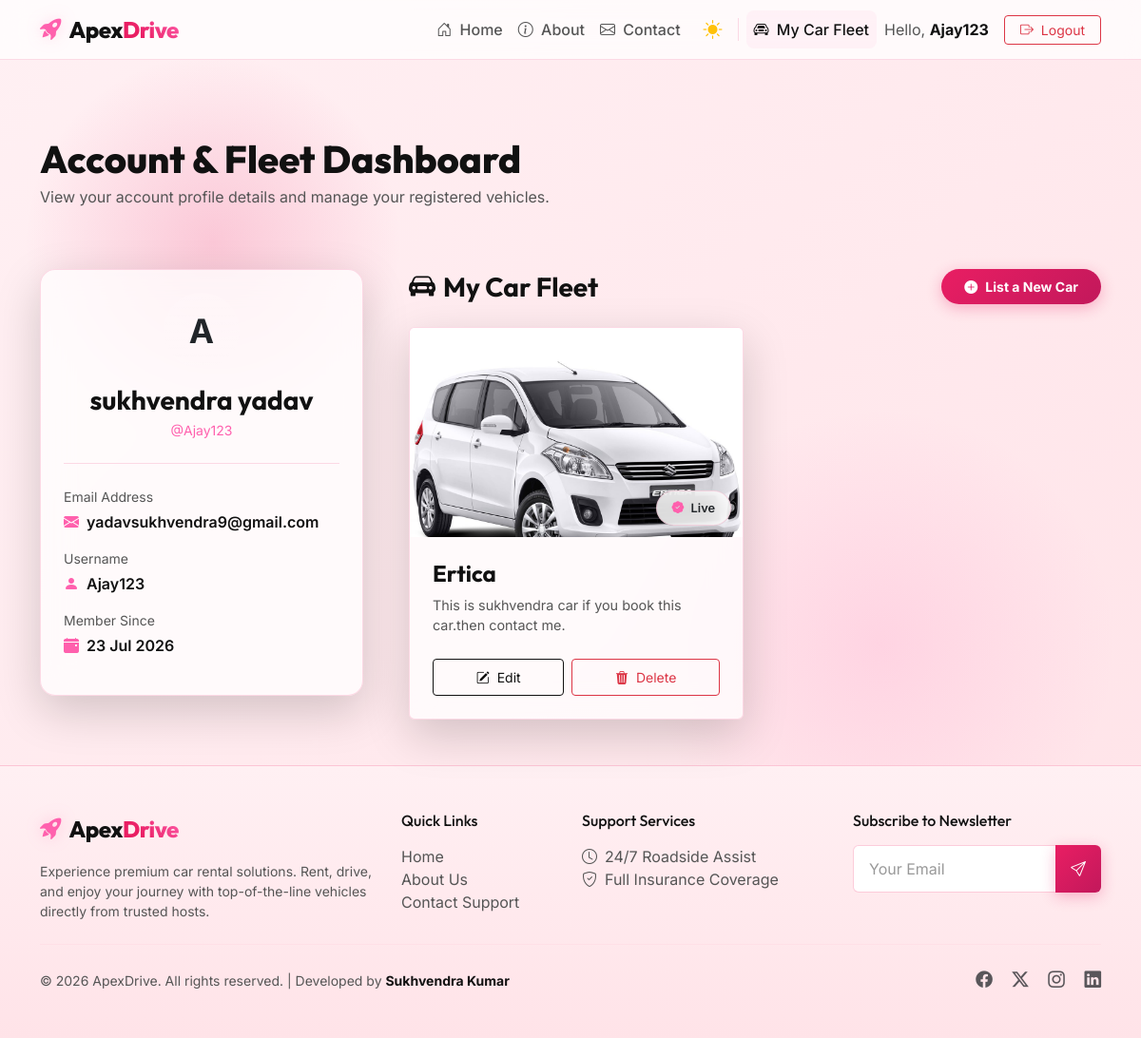
/profile/ (signed in), run on the app's committed database.
### rentals/models.py (models this page shows, shortened)
class CarProfile(models.Model):
    user = models.ForeignKey(User, on_delete=models.CASCADE, related_name='car_profiles')
    car_name = models.CharField(max_length=150, verbose_name="Car Model / Name")
    car_image = models.ImageField(upload_to='car_photos/', verbose_name="Car Image")
    car_details = models.TextField(verbose_name="Car Specifications and Rental Details")
    phone_number = models.CharField(max_length=20, verbose_name="Contact Number for Calls")
    whatsapp_number = models.CharField(max_length=20, verbose_name="WhatsApp Number")
    created_at = models.DateTimeField(auto_now_add=True)
    updated_at = models.DateTimeField(auto_now=True)

### rentals/views.py (the view)
# urls.py: path('profile/', views.profile_view, name='profile'),
@login_required
def profile_view(request):
    profiles = request.user.car_profiles.all().order_by('-created_at')
    return render(request, 'rentals/profile.html', {'profiles': profiles})

### rentals/templates/rentals/profile.html (shortened to what this page needs)
{% extends 'rentals/base.html' %}
{% load static %}
{% block content %}
<div class="container py-5 text-white">
    <div class="row mb-5 mt-3">
        <div class="col">
            <h1 class="fw-extrabold mb-1">Account & Fleet Dashboard</h1>
            <p class="text-light-muted">View your account profile details and manage your registered vehicles.</p>
        </div>
    </div>
    <div class="row g-5">
        <div class="col-lg-4">
            <div class="card bg-glass-dark border border-secondary border-opacity-10 shadow-lg text-white rounded-4 p-4 text-center">
                <div class="user-avatar-sm mx-auto mb-3 bg-gradient text-dark fw-bold d-flex align-items-center justify-content-center" style="width: 80px; height: 80px; font-size: 2.2rem; border-radius: 50%;">
                    {{ request.user.username|make_list|first|upper }}
                </div>
                <h3 class="fw-bold mb-1">{{ request.user.first_name }} {{ request.user.last_name }}</h3>
                <p class="text-accent-cyan small mb-4">@{{ request.user.username }}</p>
                <div class="text-start border-top border-secondary border-opacity-20 pt-4">
                    <div class="mb-3">
                        <label class="text-light-muted small d-block mb-1">Email Address</label>
                        <span class="fw-semibold"><i class="bi bi-envelope-fill text-accent-cyan me-2"></i>{{ request.user.email }}</span>
                    </div>
                    <div class="mb-3">
                        <label class="text-light-muted small d-block mb-1">Username</label>
                        <span class="fw-semibold"><i class="bi bi-person-fill text-accent-cyan me-2"></i>{{ request.user.username }}</span>
                    </div>
                    <div class="mb-3">
                        <label class="text-light-muted small d-block mb-1">Member Since</label>
                        <span class="fw-semibold"><i class="bi bi-calendar-event-fill text-accent-cyan me-2"></i>{{ request.user.date_joined|date:"d M Y" }}</span>
                    </div>
                </div>
            </div>
        </div>
        <div class="col-lg-8">
            <div class="d-flex align-items-center justify-content-between mb-4">
                <h3 class="fw-bold mb-0"><i class="bi bi-car-front-fill text-accent me-2"></i>My Car Fleet</h3>
                <a href="{% url 'add_car' %}" class="btn btn-accent px-4 py-2 rounded-pill fw-bold btn-sm">
                    <i class="bi bi-plus-circle-fill me-2"></i>List a New Car
                </a>
            </div>
            <div class="row row-cols-1 row-cols-md-2 g-4">
                {% for car in profiles %}
                    <div class="col">
                        <div class="card h-100 car-card shadow-lg border-0 bg-glass-dark overflow-hidden">
                            <div class="car-img-wrapper position-relative">
                                {% if car.car_image %}
                                    <img src="{{ car.car_image.url }}" class="card-img-top car-img-preview" alt="{{ car.car_name }}">
                                {% else %}
                                    <div class="no-img-placeholder d-flex flex-column align-items-center justify-content-center bg-dark text-muted">
                                        <i class="bi bi-image fs-1 mb-2"></i>
                                        <span>No Image Uploaded</span>
                                    </div>
                                {% endif %}
                                <div class="car-price-badge py-2 px-3">
                                    <i class="bi bi-patch-check-fill text-accent-cyan me-1"></i> Live
                                </div>
                            </div>
                            <div class="card-body p-4 text-white d-flex flex-column">
                                <h4 class="card-title fw-bold mb-2">{{ car.car_name }}</h4>
                                <p class="card-text text-light-muted flex-grow-1 card-description mb-4">
                                    {{ car.car_details|truncatewords:15 }}
                                </p>
                                <div class="d-flex gap-2 mt-auto">
                                    <a href="{% url 'edit_car' car.id %}" class="btn btn-outline-light flex-fill py-2 d-flex align-items-center justify-content-center btn-sm">
                                        <i class="bi bi-pencil-square me-2"></i> Edit
                                    </a>
                                    <button type="button" class="btn btn-outline-danger flex-fill py-2 d-flex align-items-center justify-content-center btn-sm" data-bs-toggle="modal" data-bs-target="#deleteConfirmModal-{{ car.id }}">
                                        <i class="bi bi-trash3-fill me-2"></i> Delete
                                    </button>
                                </div>
                            </div>
                        </div>
                    </div>
                {% endfor %}
            </div>
        </div>
    </div>
</div>
{% endblock %}

### rentals/templates/rentals/base.html (shortened to what this page needs)
{% load static %}
<!DOCTYPE html>
<html lang="en">
<head>
    <link href="https://cdn.jsdelivr.net/npm/bootstrap@5.3.0/dist/css/style.css" rel="stylesheet">
    <link href="https://cdn.jsdelivr.net/npm/bootstrap@5.3.0/dist/css/bootstrap.min.css" rel="stylesheet">
    <link rel="stylesheet" href="https://cdn.jsdelivr.net/npm/bootstrap-icons@1.11.0/font/bootstrap-icons.css">
    <link rel="stylesheet" href="{% static 'rentals/css/style.css' %}">
</head>
<body class="{% block body_class %}{% endblock %}">
    <div class="orb-1"></div>
    <div class="orb-2"></div>
    <nav class="navbar navbar-expand-lg navbar-dark sticky-top glass-nav">
        <div class="container">
            <a class="navbar-brand d-flex align-items-center" href="{% url 'home' %}">
                <i class="bi bi-rocket-takeoff-fill me-2 brand-icon"></i>
                <span class="brand-text">Apex<span class="accent-text">Drive</span></span>
            </a>
            <div class="collapse navbar-collapse" id="navbarNav">
                <ul class="navbar-nav ms-auto align-items-center">
                    <li class="nav-item">
                        <a class="nav-link {% if request.resolver_match.url_name == 'home' %}active{% endif %}" href="{% url 'home' %}">
                            <i class="bi bi-house-door me-1"></i> Home
                        </a>
                    </li>
                    <li class="nav-item">
                        <a class="nav-link {% if request.resolver_match.url_name == 'about' %}active{% endif %}" href="{% url 'about' %}">
                            <i class="bi bi-info-circle me-1"></i> About
                        </a>
                    </li>
                    <li class="nav-item">
                        <a class="nav-link {% if request.resolver_match.url_name == 'contact' %}active{% endif %}" href="{% url 'contact' %}">
                            <i class="bi bi-envelope me-1"></i> Contact
                        </a>
                    </li>
                    <li class="nav-item ms-lg-2">
                        <button id="themeToggleBtn" class="btn btn-link nav-link p-2" aria-label="Toggle light/dark mode" style="border: none; background: transparent; cursor: pointer;">
                            <i id="themeToggleIcon" class="bi bi-sun-fill text-warning fs-5"></i>
                        </button>
                    </li>
                    {% if request.user.is_authenticated %}
                        <li class="nav-item">
                            <a class="nav-link {% if request.resolver_match.url_name == 'profile' %}active{% endif %}" href="{% url 'profile' %}">
                                <i class="bi bi-car-front me-1"></i> My Car Fleet
                            </a>
                        </li>
                        <li class="nav-item ms-lg-2">
                            <div class="user-greeting d-none d-lg-inline-block me-3 text-light-muted">
                                Hello, <strong class="text-white">{{ request.user.username }}</strong>
                            </div>
                        </li>
                        <li class="nav-item">
                            <a class="btn btn-outline-danger btn-sm nav-btn px-3" href="{% url 'logout' %}">
                                <i class="bi bi-box-arrow-right me-1"></i> Logout
                            </a>
                        </li>
                    {% endif %}
                </ul>
            </div>
        </div>
    </nav>
    <main class="flex-grow-1">
        {% block content %}{% endblock %}
    </main>
    <footer class="footer py-5 mt-auto bg-dark-gradient border-top border-secondary border-opacity-10 text-muted">
        <div class="container">
            <div class="row gy-4">
                <div class="col-lg-4 col-md-6">
                    <div class="d-flex align-items-center mb-3">
                        <i class="bi bi-rocket-takeoff-fill me-2 brand-icon"></i>
                        <span class="brand-text text-white">Apex<span class="accent-text">Drive</span></span>
                    </div>
                    <p class="small text-light-muted mb-0">Experience premium car rental solutions. Rent, drive, and enjoy your journey with top-of-the-line vehicles directly from trusted hosts.</p>
                </div>
                <div class="col-lg-2 col-md-6">
                    <h6 class="text-white mb-3">Quick Links</h6>
                    <ul class="list-unstyled mb-0">
                        <li><a href="{% url 'home' %}" class="footer-link text-light-muted text-decoration-none">Home</a></li>
                        <li><a href="{% url 'about' %}" class="footer-link text-light-muted text-decoration-none">About Us</a></li>
                        <li><a href="{% url 'contact' %}" class="footer-link text-light-muted text-decoration-none">Contact Support</a></li>
                    </ul>
                </div>
                <div class="col-lg-3 col-md-6">
                    <h6 class="text-white mb-3">Support Services</h6>
                    <ul class="list-unstyled mb-0">
                        <li><span class="text-light-muted"><i class="bi bi-clock me-2"></i>24/7 Roadside Assist</span></li>
                        <li><span class="text-light-muted"><i class="bi bi-shield-check me-2"></i>Full Insurance Coverage</span></li>
                    </ul>
                </div>
                <div class="col-lg-3 col-md-6">
                    <h6 class="text-white mb-3">Subscribe to Newsletter</h6>
                    <div class="input-group">
                        <input type="email" class="form-control bg-dark border-secondary text-white rounded-start" placeholder="Your Email">
                        <button class="btn btn-accent px-3" type="button"><i class="bi bi-send"></i></button>
                    </div>
                </div>
            </div>
            <hr class="my-4 border-secondary border-opacity-20">
            <div class="row align-items-center">
                <div class="col-md-6 text-center text-md-start small text-light-muted">
                    &copy; 2026 ApexDrive. All rights reserved. | Developed by <strong class="text-white">Sukhvendra Kumar</strong>
                </div>
                <div class="col-md-6 text-center text-md-end mt-2 mt-md-0">
                    <a href="#" class="social-icon text-muted me-3"><i class="bi bi-facebook"></i></a>
                    <a href="#" class="social-icon text-muted me-3"><i class="bi bi-twitter-x"></i></a>
                    <a href="#" class="social-icon text-muted me-3"><i class="bi bi-instagram"></i></a>
                    <a href="#" class="social-icon text-muted"><i class="bi bi-linkedin"></i></a>
                </div>
            </div>
        </div>
    </footer>
</body>
</html>

### data on the page
CarProfile: car_image (picture), car_name "Ertica", car_details "This is sukhvendra car if you book this car.then contact me."

### other printed values
{{ request.user.username }} "Ajay123"
{{ request.user.username|make_list|first|upper }} "A"
{{ request.user.first_name }} "sukhvendra"
{{ request.user.last_name }} "yadav"
{{ request.user.email }} "yadavsukhvendra9@gmail.com"
{{ request.user.date_joined|date:"d M Y" }} "23 Jul 2026"
